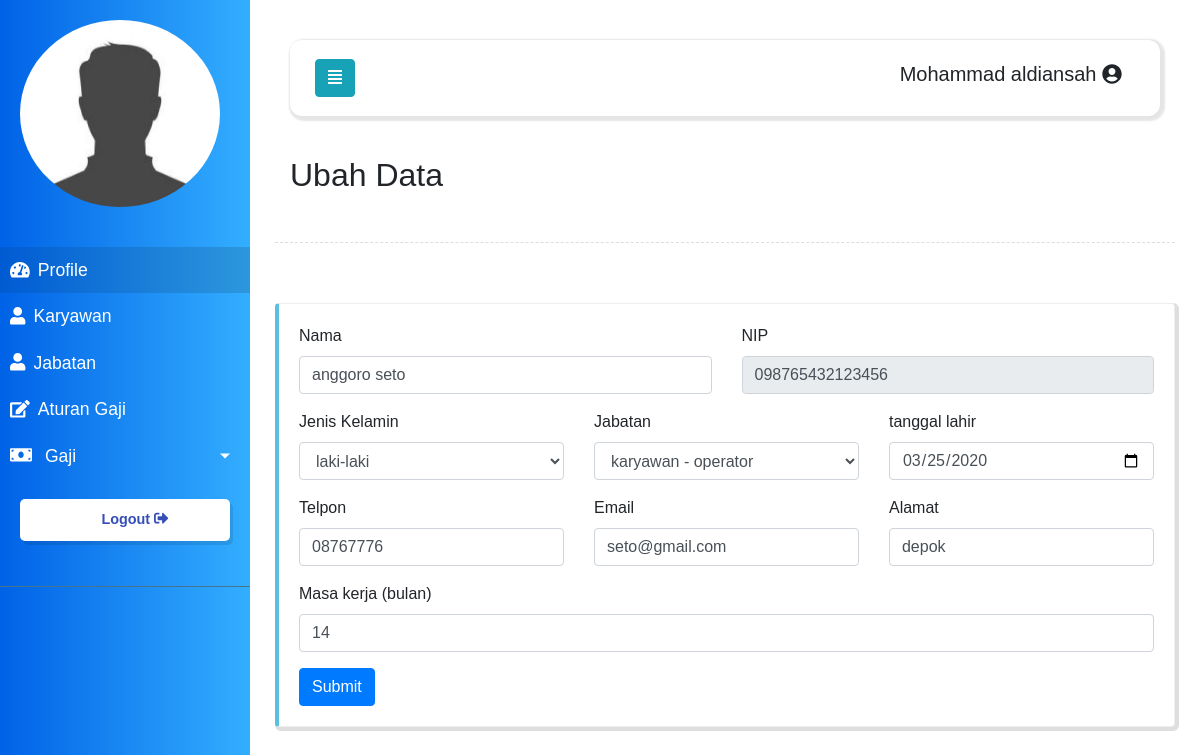
Page /karyawan/edit/098765432123456 on the committed database.
### tables this page shows
CREATE TABLE `karyawan` (
  `nip` varchar(20) NOT NULL,
  `nama` varchar(55) NOT NULL,
  `jenis_kelamin` enum('laki-laki','perempuan') NOT NULL,
  `tgl_lahir` date NOT NULL,
  `telp` varchar(15) NOT NULL,
  `email` varchar(55) NOT NULL,
  `alamat` text NOT NULL,
  `kode_jabatan` varchar(55) NOT NULL,
  `masa_kerja` varchar(55) NOT NULL
);

### application/helpers/std_helper.php (called while the page is built, shortened)
<?php
function view($view_path, $newdata = null)
{
    $CI = &get_instance();
    return $CI->load->view($view_path, $newdata);
}

### application/views/templates/content.php (called while the page is built, shortened)
<?php view($page, isset($content) ? $content : ''); ?>

### application/controllers/Karyawan.php (called while the page is built, shortened)
<?php
class Karyawan extends CI_Controller {
    public function edit($id)
    {
        if ($this->form_validation->run() == FALSE) {
            $data['title'] = 'Data Karyawan';
            $data['judul'] = 'Ubah Data';
            $data['page'] = 'karyawan/ubah';
            $data['karyawan'] = $this->karyawan->single(['nip' => $id]);
            $data['jenis_kelamin'] = ['laki-laki' , 'perempuan'];
            $data['jabatan'] = $this->jabatan->get();
		    view('templates/content', $data);
        }
    }
    public function rules()
    {
        $this->form_validation->set_rules('nama', 'Nama', 'required');
        $this->form_validation->set_rules('jenis_kelamin', 'jenis kelamin', 'required');
        $this->form_validation->set_rules('tgl_lahir', 'tgl lahir', 'required');
        $this->form_validation->set_rules('telp', 'telp', 'required|numeric');
        $this->form_validation->set_rules('email', 'email', 'required|valid_email');
        $this->form_validation->set_rules('alamat', 'alamat', 'required');
        $this->form_validation->set_rules('kode_jabatan', 'jabatan', 'required');
        $this->form_validation->set_rules('masa_kerja', 'masa kerja', 'required');
    }
}

### index.php (called while the page is built, shortened)
<?php
require_once BASEPATH.'core/CodeIgniter.php';

### application/models/Karyawan_model.php (called while the page is built, shortened)
<?php
class Karyawan_model extends CI_Model {
    public function single($where) {
        $this->db->join('jabatan', 'karyawan.kode_jabatan = jabatan.kode_jabatan');
        return $this->db->get_where('karyawan', $where)->row();
    }
}

### application/models/Jabatan_model.php (called while the page is built, shortened)
<?php
class Jabatan_model extends CI_Model {
    public function get()
    {
        $query = $this->db->get('jabatan');
        if (count($query->result()) > 0) {
            return $query->result();
        }
    }
}

### application/views/karyawan/ubah.php (the view, shortened to what this page needs)
<div class="row">
      <div class="line"></div>
      <section class="bd-callout bd-callout-info container">
        <form action="<?= base_url('karyawan/edit/') . $karyawan->nip; ?>" method="post">
          <div class="row">
            <div class="col-lg-6">
              <div class="form-group">
                <label for="nama">Nama</label>
                <input type="text" class="form-control" id="nama" value="<?= $karyawan->nama; ?>" placeholder="Nama Lengkap" name="nama">
              </div>
            </div>
            <div class="col-lg-6">
              <div class="form-group">
                <label for="nip">NIP</label>
                <input type="text" class="form-control" id="nip" value="<?= $karyawan->nip; ?>" placeholder="NIP" name="nip" readonly>
              </div>
            </div>
          </div>
          <div class="row">
            <div class="col-lg-4">
              <div class="form-group">
                <label for="jeniskelamin">Jenis Kelamin</label>
                <select class="form-control" name="jenis_kelamin">
                <?php foreach( $jenis_kelamin as $jk ) : ?>
                      <?php if( $jk == $karyawan->jenis_kelamin ) : ?>
                          <option value="<?= $jk; ?>" selected><?= $jk; ?></option>
                      <?php else : ?>
                          <option value="<?= $jk; ?>"><?= $jk; ?></option>
                      <?php endif; ?>
                <?php endforeach; ?>
                </select>
              </div>
            </div>
            <div class="col-lg-4">
              <div class="form-group">
                <label for="kodemapel">Jabatan</label>
                <select class="form-control" name="kode_jabatan">
                  <?php foreach($jabatan as $j) : ?>
                      <?php if( $j->jabatan == $karyawan->jabatan ) : ?>
                        <option value="<?= $j->kode_jabatan; ?>" selected><?= $j->jabatan; ?> - <?= $j->keterangan ?></option>
                      <?php else : ?>
                        <option value="<?= $j->kode_jabatan; ?>"><?= $j->jabatan; ?> - <?= $j->keterangan ?></option>
                      <?php endif; ?>
           		 <?php endforeach;?>
                </select>
              </div>
            </div>
            <div class="col-lg-4">
              <div class="form-group">
                <label>tanggal lahir</label>
                <input type="date" class="form-control" value="<?= $karyawan->tgl_lahir; ?>" placeholder="tanggal lahir" name="tgl_lahir">
              </div>
            </div>
          </div>
          <div class="row">
            <div class="col-lg-4">
              <div class="form-group">
                <label>Telpon</label>
                <input type="text" class="form-control" value="<?= $karyawan->telp; ?>" placeholder="telpon" name="telp">
              </div>
            </div>
            <div class="col-lg-4">
              <div class="form-group">
                <label>Email</label>
                <input type="text" class="form-control" value="<?= $karyawan->email; ?>" placeholder="email" name="email">
              </div>
            </div>
            <div class="col-lg-4">
              <div class="form-group">
                <label>Alamat</label>
                <input type="text" class="form-control" value="<?= $karyawan->alamat; ?>" placeholder="alamat" name="alamat">
              </div>
            </div>
          </div>
          <div class="form-group">
            <label>Masa kerja (bulan)</label>
            <input type="number" class="form-control" value="<?= $karyawan->masa_kerja; ?>" placeholder="masa kerja" name="masa_kerja">
          </div>
          <button type="submit" class="btn btn-primary ">Submit</button>
        </form>
      </section>

### assets/css/style_admin.css (style rules this page uses)
body { font-family: 'Poppins', sans-serif; background: #ffffff; }
.line { width: 100%; height: 1px; border-bottom: 1px dashed #ddd; margin: 40px 0; }
.bd-callout { background: white; padding: 1.25rem; margin-top: 1.25rem; margin-bottom: 1.25rem; border: 1px solid #eee; border-left-width: .25rem; border-radius: .25rem; box-shadow: 2px 2px 0px 2px rgba(65, 64, 64, 0.171); }
.bd-callout-info { border-left-color: #5bc0de; }

### rows in the picture
karyawan: nama "anggoro seto", nip "098765432123456", jenis_kelamin "laki-laki", tgl_lahir "03/25/2020", telp "08767776", email "seto@gmail.com", alamat "depok", masa_kerja "14"

### other values in the picture
$judul "Ubah Data"
form field kode_jabatan "karyawan - operator"
